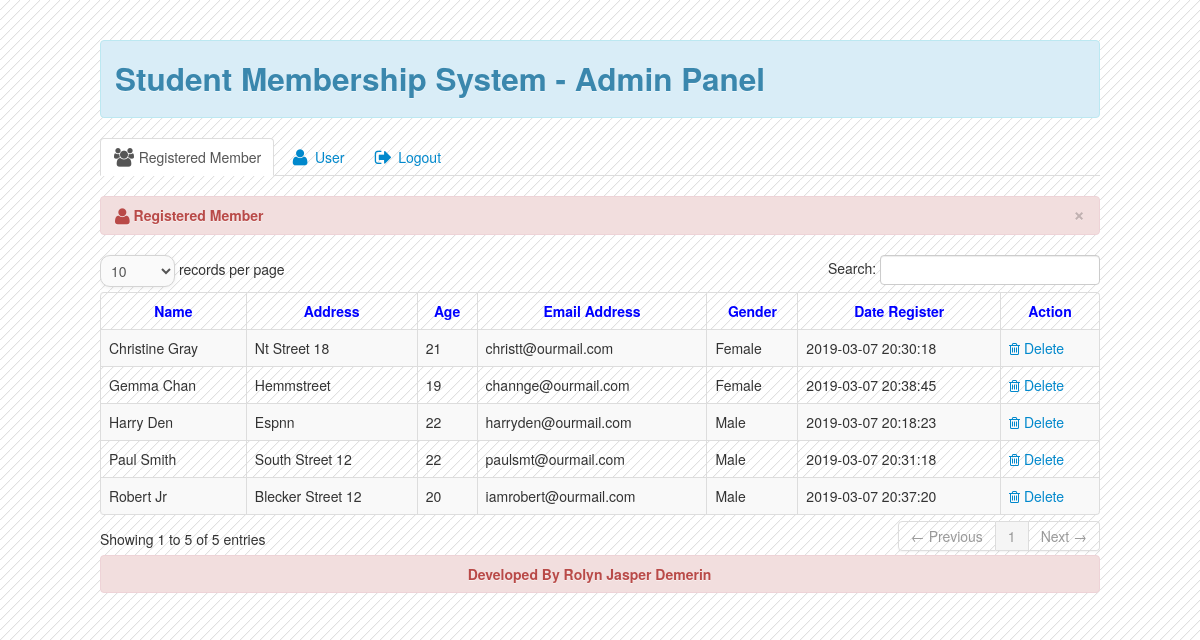
Page /admin/home.php (signed in) on the committed database.
### tables this page shows
CREATE TABLE IF NOT EXISTS `reg_member` (
  `member_id` int(11) NOT NULL,
  `firstname` varchar(100) NOT NULL,
  `lastname` varchar(100) NOT NULL,
  `address` varchar(100) NOT NULL,
  `email` varchar(100) NOT NULL,
  `c_number` varchar(20) NOT NULL,
  `gender` varchar(100) NOT NULL,
  `date` varchar(100) NOT NULL,
  `age` int(2) NOT NULL,
  `captcha_code` varchar(100) NOT NULL
);

### admin/tab_member.php (the view, shortened to what this page needs)
<div class="tab-pane fade in active" id="member">
                        <table cellpadding="0" cellspacing="0" border="0" class="table table-striped table-bordered" id="example">
                            <div class="alert alert-danger">
                                <button type="button" class="close" data-dismiss="alert">&times;</button>
                                <strong><i class="icon-user icon-large"></i>&nbsp;Registered Member</strong>
                            </div>
                            <thead>
                                <tr>
                                    <th style="text-align:center; color:blue;">Name</th>
                                    <th style="text-align:center; color:blue;">Address</th>
                                    <th style="text-align:center; color:blue;">Age</th>
                                    <th style="text-align:center; color:blue;">Email Address</th>
                                    <th style="text-align:center; color:blue;">Gender</th>
                                    <th style="text-align:center; color:blue;">Date Register</th>
                                    <th style="text-align:center; color:blue;">Action</th>
                                </tr>
                            </thead>
                            <tbody>
							<?php
							$query=mysql_query("select * from reg_member")or die(mysql_error());
							while($row=mysql_fetch_array($query)){
							$id=$row['member_id'];
							?>
                           		<tr class="del<?php echo $id ?>">
                                       <td><?php echo $row['firstname']." ".$row['lastname']; ?></td>
                                       <td><?php echo $row['address']; ?></td>
                                       <td><?php echo $row['age']; ?></td>
                                       <td><?php echo $row['email']; ?></td>
                                       <td><?php echo $row['gender']; ?></td>
                                       <td><?php echo $row['date']; ?></td>
                                       <td><a  id="<?php echo $id;?>" class="delete_member"><i class="icon-trash"></i>&nbsp;Delete</a></td>
                                </tr>
								<?php } ?>
                            </tbody>
                        </table>
</div>

### admin/header.php (shortened to what this page needs)
<!DOCTYPE html>
<html lang="en">
    <head>
        <link href="css/bootstrap.css" rel="stylesheet" type="text/css" media="screen">
        <link href="css/font-awesome.css" rel="stylesheet" type="text/css" media="screen">
        <link rel="stylesheet" type="text/css" href="css/DT_bootstrap.css">
    </head>

### admin/home.php (shortened to what this page needs)
<?php
include('header.php');
?>
<body>
<br><br>
<div class="container">
 <div class="navbar">
	<div class="alert alert-info" role="alert">
		<h2>Student Membership System - Admin Panel</h2>
	</div>
    </div>
    <div class="row-fluid">
	<div class="span12">
	<ul id="myTab" class="nav nav-tabs">
    <li class="active"><a href="#member" data-toggle="tab"><i class="icon-group icon-large"></i>&nbsp;Registered Member</a></li>
    <li><a href="#user" data-toggle="tab"><i class="icon-user icon-large"></i>&nbsp;User</a></li>
    <li>
   <a  href="#myModal" data-toggle="modal"><i class="icon-signout icon-large"></i>&nbsp;Logout</a>
	</li>
    </ul>
	</div>
    </div>
<div class="tab-content">
<?php
include('tab_member.php');
?>
</div>
	<center>
	<div class="alert alert-danger" role="alert">
	<b>Developed By Rolyn Jasper Demerin</b>
	</div>
	</center>
</div>
</body>
</html>

### rows in the picture
reg_member: firstname "Harry", lastname "Den", address "Espnn", age "22", email "harryden@ourmail.com", gender "Male", date "2019-03-07 20:18:23"
reg_member: firstname "Christine", lastname "Gray", address "Nt Street 18", age "21", email "christt@ourmail.com", gender "Female", date "2019-03-07 20:30:18"
reg_member: firstname "Paul", lastname "Smith", address "South Street 12", age "22", email "paulsmt@ourmail.com", gender "Male", date "2019-03-07 20:31:18"
reg_member: firstname "Robert", lastname "Jr", address "Blecker Street 12", age "20", email "iamrobert@ourmail.com", gender "Male", date "2019-03-07 20:37:20"
reg_member: firstname "Gemma", lastname "Chan", address "Hemmstreet", age "19", email "channge@ourmail.com", gender "Female", date "2019-03-07 20:38:45"
